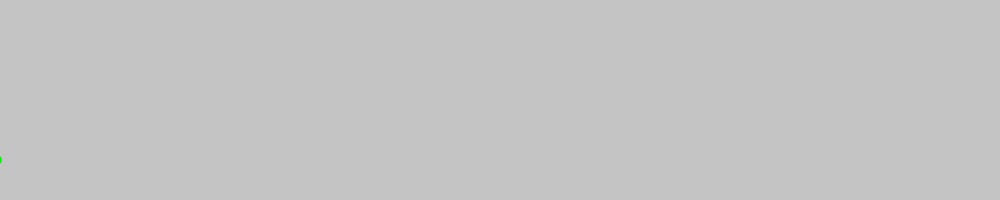
Frame 1 (no input)
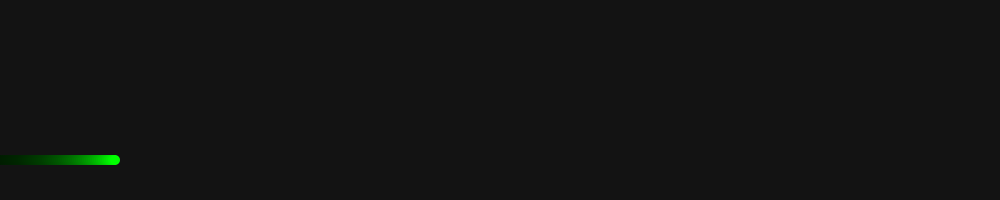
Frame 60 (the mouse pressed at the canvas centre just before this capture)
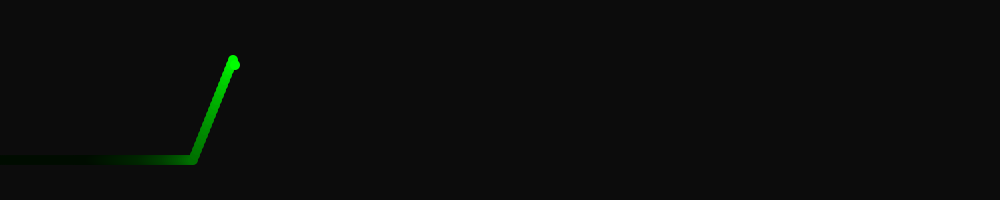
Frame 120 (the mouse held since frame 60 and released just before this capture)

The Processing sketch that drew these frames (run headless with seeded random() and noise(); from frame 60 on, the mouse is pressed at the canvas centre):

// Processing sketch: rhythm2
// ── rhythm2.pde
float x=-5, y=160;
float dy=5;
boolean flag=false;

void setup() {
    size(1000,200);
    noStroke();
}

void draw() {
    fill(0,10);
    rect(0,0,width,height);
    x += 2;
    if (x > width+5)
      x = -5;
    if (frameCount%100 == 0)
      flag = !flag;
    if (flag) {
      if (y <= 60 || y >= 160)
        dy *= -1;
      y += dy;
      if (y >= 160)
        flag = false;
    }
    fill(0,255,0);
    ellipse(x,y,10,10);
}
